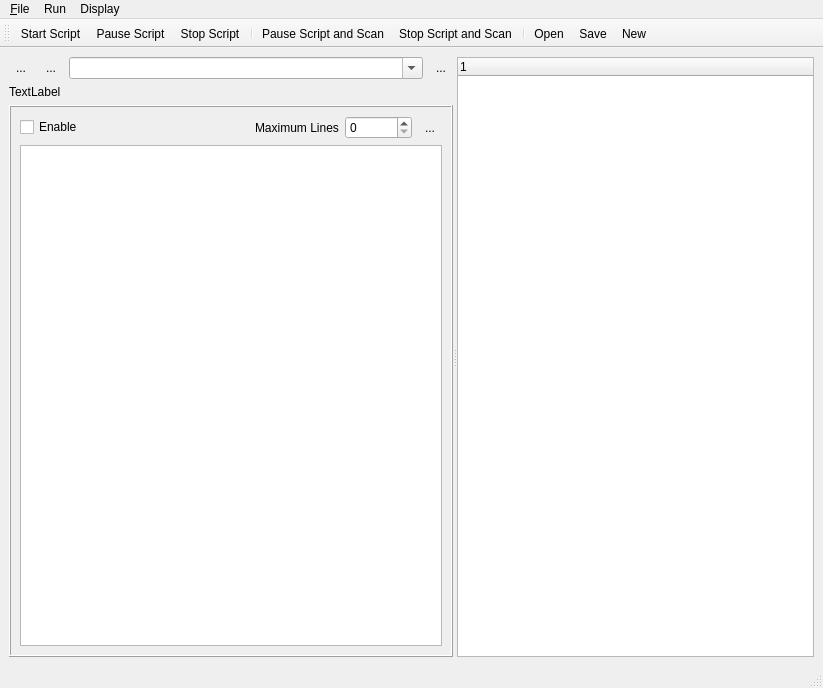
<?xml version="1.0" encoding="UTF-8"?>
<ui version="4.0">
 <class>MainWindow</class>
 <widget class="QMainWindow" name="MainWindow">
  <property name="geometry">
   <rect>
    <x>0</x>
    <y>0</y>
    <width>823</width>
    <height>688</height>
   </rect>
  </property>
  <property name="windowTitle">
   <string>MainWindow</string>
  </property>
  <widget class="QWidget" name="centralwidget">
   <layout class="QVBoxLayout" name="verticalLayout_4">
    <item>
     <widget class="QSplitter" name="splitterHorizontal">
      <property name="orientation">
       <enum>Qt::Horizontal</enum>
      </property>
      <widget class="QWidget" name="verticalLayoutWidget">
       <layout class="QVBoxLayout" name="verticalLayout_2">
        <item>
         <layout class="QHBoxLayout" name="horizontalLayout_2">
          <item>
           <widget class="QToolButton" name="slowButton">
            <property name="toolTip">
             <string>Slow script - Add 400 ms delay to each script command</string>
            </property>
            <property name="text">
             <string>...</string>
            </property>
            <property name="icon">
             <iconset resource="Experiment.qrc">
              <normaloff>:/other/icons/slow-disabled-icon.png</normaloff>
              <normalon>:/other/icons/slow-enabled-icon.png</normalon>:/other/icons/slow-disabled-icon.png</iconset>
            </property>
            <property name="checkable">
             <bool>true</bool>
            </property>
            <property name="autoRaise">
             <bool>true</bool>
            </property>
           </widget>
          </item>
          <item>
           <widget class="QToolButton" name="repeatButton">
            <property name="toolTip">
             <string>Run script continuously</string>
            </property>
            <property name="text">
             <string>...</string>
            </property>
            <property name="icon">
             <iconset resource="Experiment.qrc">
              <normaloff>:/petersIcons/icons/Repeat-disabled-01.png</normaloff>
              <normalon>:/petersIcons/icons/Repeat-enabled-01.png</normalon>:/petersIcons/icons/Repeat-disabled-01.png</iconset>
            </property>
            <property name="iconSize">
             <size>
              <width>16</width>
              <height>16</height>
             </size>
            </property>
            <property name="checkable">
             <bool>true</bool>
            </property>
            <property name="autoRaise">
             <bool>true</bool>
            </property>
           </widget>
          </item>
          <item>
           <widget class="QComboBox" name="filenameComboBox">
            <property name="sizePolicy">
             <sizepolicy hsizetype="Expanding" vsizetype="Fixed">
              <horstretch>0</horstretch>
              <verstretch>0</verstretch>
             </sizepolicy>
            </property>
            <property name="editable">
             <bool>true</bool>
            </property>
            <property name="maxVisibleItems">
             <number>100</number>
            </property>
           </widget>
          </item>
          <item>
           <widget class="QToolButton" name="removeCurrent">
            <property name="toolTip">
             <string>remove Current entry from Combo Box</string>
            </property>
            <property name="text">
             <string>...</string>
            </property>
            <property name="icon">
             <iconset resource="Experiment.qrc">
              <normaloff>:/openicon/icons/edit-clear-locationbar-rtl.png</normaloff>:/openicon/icons/edit-clear-locationbar-rtl.png</iconset>
            </property>
            <property name="autoRaise">
             <bool>true</bool>
            </property>
           </widget>
          </item>
         </layout>
        </item>
        <item>
         <widget class="QLabel" name="statusLabel">
          <property name="text">
           <string>TextLabel</string>
          </property>
         </widget>
        </item>
        <item>
         <widget class="QSplitter" name="splitterVertical">
          <property name="orientation">
           <enum>Qt::Vertical</enum>
          </property>
          <widget class="QFrame" name="consoleFrame">
           <property name="frameShape">
            <enum>QFrame::Box</enum>
           </property>
           <property name="frameShadow">
            <enum>QFrame::Raised</enum>
           </property>
           <layout class="QVBoxLayout" name="verticalLayout_5">
            <item>
             <layout class="QHBoxLayout" name="horizontalLayout">
              <item>
               <widget class="QCheckBox" name="checkBoxEnableConsole">
                <property name="text">
                 <string>Enable</string>
                </property>
               </widget>
              </item>
              <item>
               <spacer name="horizontalSpacer">
                <property name="orientation">
                 <enum>Qt::Horizontal</enum>
                </property>
                <property name="sizeHint" stdset="0">
                 <size>
                  <width>40</width>
                  <height>20</height>
                 </size>
                </property>
               </spacer>
              </item>
              <item>
               <widget class="QLabel" name="label_2">
                <property name="text">
                 <string>Maximum Lines</string>
                </property>
               </widget>
              </item>
              <item>
               <widget class="QSpinBox" name="linesSpinBox">
                <property name="maximum">
                 <number>1000000</number>
                </property>
               </widget>
              </item>
              <item>
               <widget class="QToolButton" name="consoleClearButton">
                <property name="text">
                 <string>...</string>
                </property>
                <property name="icon">
                 <iconset resource="Experiment.qrc">
                  <normaloff>:/kde/icons/edit-clear.png</normaloff>:/kde/icons/edit-clear.png</iconset>
                </property>
                <property name="autoRaise">
                 <bool>true</bool>
                </property>
               </widget>
              </item>
             </layout>
            </item>
            <item>
             <widget class="QTextEdit" name="textEditConsole">
              <property name="contextMenuPolicy">
               <enum>Qt::NoContextMenu</enum>
              </property>
              <property name="undoRedoEnabled">
               <bool>false</bool>
              </property>
              <property name="readOnly">
               <bool>true</bool>
              </property>
              <property name="acceptRichText">
               <bool>false</bool>
              </property>
             </widget>
            </item>
           </layout>
          </widget>
         </widget>
        </item>
       </layout>
      </widget>
      <widget class="QWidget" name="verticalLayoutWidget_2">
       <layout class="QVBoxLayout" name="verticalLayout_3">
        <item>
         <widget class="QTreeWidget" name="docTreeWidget">
          <column>
           <property name="text">
            <string notr="true">1</string>
           </property>
          </column>
         </widget>
        </item>
       </layout>
      </widget>
     </widget>
    </item>
   </layout>
  </widget>
  <widget class="QMenuBar" name="menubar">
   <property name="geometry">
    <rect>
     <x>0</x>
     <y>0</y>
     <width>823</width>
     <height>21</height>
    </rect>
   </property>
   <widget class="QMenu" name="menuFile">
    <property name="title">
     <string>&amp;File</string>
    </property>
    <addaction name="actionOpen"/>
    <addaction name="actionSave"/>
    <addaction name="actionNew"/>
    <addaction name="actionReset"/>
   </widget>
   <widget class="QMenu" name="menuScript">
    <property name="title">
     <string>Run</string>
    </property>
    <addaction name="actionStartScript"/>
    <addaction name="actionPauseScript"/>
    <addaction name="actionStopScript"/>
    <addaction name="actionPauseScriptAndScan"/>
    <addaction name="actionStopScriptAndScan"/>
   </widget>
   <widget class="QMenu" name="menuDisplay">
    <property name="title">
     <string>Display</string>
    </property>
    <addaction name="actionShowConsole"/>
    <addaction name="actionShowDocs"/>
   </widget>
   <addaction name="menuFile"/>
   <addaction name="menuScript"/>
   <addaction name="menuDisplay"/>
  </widget>
  <widget class="QStatusBar" name="statusbar"/>
  <widget class="QToolBar" name="toolBar">
   <property name="windowTitle">
    <string>toolBar</string>
   </property>
   <attribute name="toolBarArea">
    <enum>TopToolBarArea</enum>
   </attribute>
   <attribute name="toolBarBreak">
    <bool>false</bool>
   </attribute>
   <addaction name="actionStartScript"/>
   <addaction name="actionPauseScript"/>
   <addaction name="actionStopScript"/>
   <addaction name="separator"/>
   <addaction name="actionPauseScriptAndScan"/>
   <addaction name="actionStopScriptAndScan"/>
   <addaction name="separator"/>
   <addaction name="actionOpen"/>
   <addaction name="actionSave"/>
   <addaction name="actionNew"/>
  </widget>
  <action name="actionStartScript">
   <property name="icon">
    <iconset resource="Experiment.qrc">
     <normaloff>:/kde/icons/media-playback-start-7.png</normaloff>:/kde/icons/media-playback-start-7.png</iconset>
   </property>
   <property name="text">
    <string>Start Script</string>
   </property>
   <property name="toolTip">
    <string>Start the script</string>
   </property>
   <property name="shortcut">
    <string>Ctrl+R</string>
   </property>
  </action>
  <action name="actionStopScript">
   <property name="icon">
    <iconset resource="Experiment.qrc">
     <normaloff>:/kde/icons/media-playback-stop-7.png</normaloff>:/kde/icons/media-playback-stop-7.png</iconset>
   </property>
   <property name="text">
    <string>Stop Script</string>
   </property>
   <property name="toolTip">
    <string>Stop the script</string>
   </property>
   <property name="shortcut">
    <string>Ctrl+X</string>
   </property>
  </action>
  <action name="actionStopScriptAndScan">
   <property name="icon">
    <iconset resource="Experiment.qrc">
     <normaloff>:/openicon/icons/road-sign-us-stop.png</normaloff>:/openicon/icons/road-sign-us-stop.png</iconset>
   </property>
   <property name="text">
    <string>Stop Script and Scan</string>
   </property>
   <property name="toolTip">
    <string>Stop the script and scan</string>
   </property>
   <property name="shortcut">
    <string>Ctrl+Alt+X</string>
   </property>
  </action>
  <action name="actionOpen">
   <property name="icon">
    <iconset resource="Experiment.qrc">
     <normaloff>:/openicon/icons/document-open-5.png</normaloff>:/openicon/icons/document-open-5.png</iconset>
   </property>
   <property name="text">
    <string>&amp;Open</string>
   </property>
   <property name="shortcut">
    <string>Ctrl+O</string>
   </property>
  </action>
  <action name="actionSave">
   <property name="icon">
    <iconset resource="Experiment.qrc">
     <normaloff>:/kde/icons/filesave.png</normaloff>:/kde/icons/filesave.png</iconset>
   </property>
   <property name="text">
    <string>&amp;Save</string>
   </property>
   <property name="toolTip">
    <string>Save file</string>
   </property>
   <property name="shortcut">
    <string>Ctrl+S</string>
   </property>
  </action>
  <action name="actionReset">
   <property name="icon">
    <iconset resource="Experiment.qrc">
     <normaloff>:/openicon/icons/document-revert-5.png</normaloff>:/openicon/icons/document-revert-5.png</iconset>
   </property>
   <property name="text">
    <string>Reset Editor to File</string>
   </property>
   <property name="toolTip">
    <string>Reset editor to file</string>
   </property>
   <property name="shortcut">
    <string>F5</string>
   </property>
  </action>
  <action name="actionNew">
   <property name="icon">
    <iconset resource="Experiment.qrc">
     <normaloff>:/other/icons/document-new-icon.png</normaloff>:/other/icons/document-new-icon.png</iconset>
   </property>
   <property name="text">
    <string>&amp;New</string>
   </property>
   <property name="toolTip">
    <string>Create new file</string>
   </property>
   <property name="shortcut">
    <string>Ctrl+N</string>
   </property>
  </action>
  <action name="actionPauseScript">
   <property name="checkable">
    <bool>true</bool>
   </property>
   <property name="icon">
    <iconset resource="Experiment.qrc">
     <normaloff>:/openicon/icons/media-playback-pause-7.png</normaloff>:/openicon/icons/media-playback-pause-7.png</iconset>
   </property>
   <property name="text">
    <string>Pause Script</string>
   </property>
   <property name="toolTip">
    <string>Pause the script</string>
   </property>
  </action>
  <action name="actionPauseScriptAndScan">
   <property name="checkable">
    <bool>false</bool>
   </property>
   <property name="icon">
    <iconset resource="Experiment.qrc">
     <normaloff>:/openicon/icons/media-playback-pause-3.png</normaloff>:/openicon/icons/media-playback-pause-3.png</iconset>
   </property>
   <property name="text">
    <string>Pause Script and Scan</string>
   </property>
   <property name="toolTip">
    <string>Pause the script and scan</string>
   </property>
  </action>
  <action name="actionShowConsole">
   <property name="checkable">
    <bool>true</bool>
   </property>
   <property name="checked">
    <bool>true</bool>
   </property>
   <property name="text">
    <string>Show Console</string>
   </property>
  </action>
  <action name="actionShowDocs">
   <property name="checkable">
    <bool>true</bool>
   </property>
   <property name="checked">
    <bool>true</bool>
   </property>
   <property name="text">
    <string>Show Documentation</string>
   </property>
   <property name="toolTip">
    <string>Show Docs</string>
   </property>
   <property name="shortcut">
    <string>F1</string>
   </property>
  </action>
 </widget>
 <resources>
  <include location="Experiment.qrc"/>
 </resources>
 <connections>
  <connection>
   <sender>actionShowDocs</sender>
   <signal>toggled(bool)</signal>
   <receiver>docTreeWidget</receiver>
   <slot>setVisible(bool)</slot>
   <hints>
    <hint type="sourcelabel">
     <x>-1</x>
     <y>-1</y>
    </hint>
    <hint type="destinationlabel">
     <x>628</x>
     <y>361</y>
    </hint>
   </hints>
  </connection>
  <connection>
   <sender>actionShowConsole</sender>
   <signal>toggled(bool)</signal>
   <receiver>consoleFrame</receiver>
   <slot>setVisible(bool)</slot>
   <hints>
    <hint type="sourcelabel">
     <x>-1</x>
     <y>-1</y>
    </hint>
    <hint type="destinationlabel">
     <x>223</x>
     <y>385</y>
    </hint>
   </hints>
  </connection>
 </connections>
</ui>
